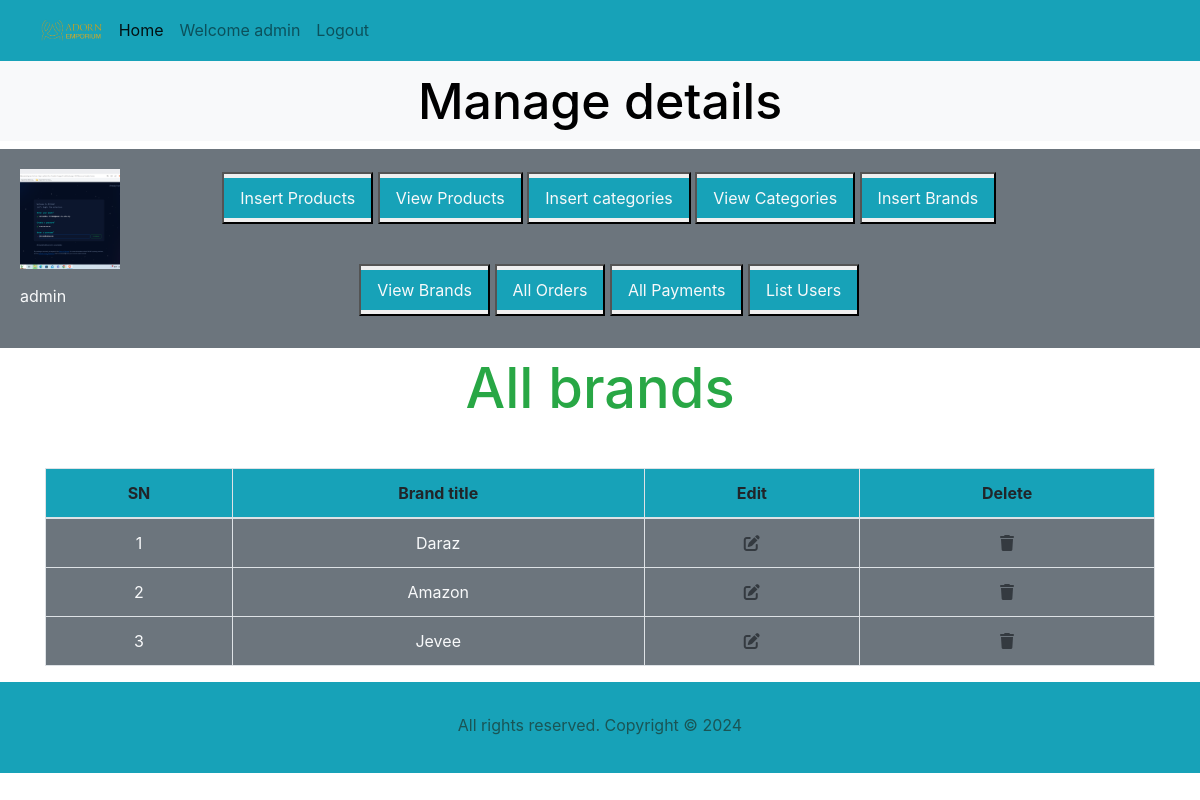
/admin_area/index.php?view_brands (signed in), run on the app's committed database.
### tables this page shows
CREATE TABLE `admin_table` (
  `admin_id` int(11) NOT NULL,
  `admin_username` varchar(255) NOT NULL,
  `admin_email` varchar(255) NOT NULL,
  `admin_password` varchar(255) NOT NULL,
  `admin_contact` varchar(255) NOT NULL,
  `admin_image` varchar(255) NOT NULL
);

CREATE TABLE `brands` (
  `brand_id` int(11) NOT NULL,
  `brand_name` varchar(50) NOT NULL
);

### admin_area/view_brands.php (the view)
<h1 class="text-center text-success">All brands</h1>
<table class="table table-bordered mt-5">
    <thead class="bg-info">
        <tr class="text-center">
                <th>SN</th>
                <th>Brand title</th>
                <th>Edit</th>
                <th>Delete</th>
        </tr>
    </thead>
    <tbody class="bg-secondary text-light">
    <?php
        $select_brand="select * from `brands`";
        $result=mysqli_query($conn,$select_brand);
        $number=0;
        while($row=mysqli_fetch_assoc($result)){
            $brand_id=$row['brand_id'];
            $brand_title=$row['brand_name'];
            $number++;
?>
        <tr class="text-center">
            <td><?php echo $number; ?></td>
            <td><?php echo $brand_title; ?></td>
            <td><a href='index.php?edit_brands=<?php echo $brand_id ?>'class='text-dark'><i class='fa-solid fa-pen-to-square'></i></a></td>
            <td><a href='index.php?remove_brand=<?php echo $brand_id ?>'class='text-dark'><i class='fa-solid fa-trash'></i></a></td>
        </tr>
        <?php
         }
         ?>
    </tbody>
</table>

### admin_area/index.php (shortened to what this page needs)
<?php
@include('../functions_folder/common_function.php');
?>
<!DOCTYPE html>
<html lang="en">
<head>
    <link rel="stylesheet" href="https://maxcdn.bootstrapcdn.com/bootstrap/4.5.2/css/bootstrap.min.css">
    <link rel="stylesheet" href="https://cdnjs.cloudflare.com/ajax/libs/font-awesome/6.6.0/css/all.min.css" />
    <link rel="stylesheet" href="../index.css"/>
</head>
<body>
   <div class="container-fluid p-0">
        <nav class="navbar navbar-expand-lg navbar-light bg-info">
            <div class="container-fluid">
                <img src="../images/logo.png" alt="" class="logo">
                <div class="collapse navbar-collapse" id="navbarSupportedContent">
                    <ul class="navbar-nav me-auto mb-2 mb-lg-0">
                        <li class="nav-item">
                            <a class="nav-link active" aria-current="page" href="index.php">Home</a>
                        </li>
                        <?php
                            if(isset($_SESSION['admin_username'])){
                                echo "<li class='nav-item'>
                                    <a class='nav-link' href='#' name=''>Welcome ".$_SESSION['admin_username']."</a>
                                </li> ";
                                echo "<li class='nav-item'>
                                    <a class='nav-link' href='admin_logout.php' name=''>Logout</a>
                                </li> ";
                            }else{
                                echo "<script>window.open('admin_login.php','_self')</script>";
                            }
                        ?>
                    </ul>
                </div>
            </div>
        </nav>
        <div class="bg-light">
            <h3 class="text-center p-2">Manage details</h3>
        </div>
        <div class="row ">
            <div class="col-md-12 bg-secondary p-1 d-flex align-items-center">
                <div class="p-3">
                <div class="col-md-3">
                    <ul class="navbar-nav bg-secondary text-center text-light" >
                        <?php
                            if (isset($_SESSION['admin_username'])) {
                                $admin_username = $_SESSION['admin_username'];
                                $query = "SELECT * FROM `admin_table` WHERE admin_username = '$admin_username'";
                                $result = mysqli_query($conn, $query);
                                if ($result) {
                                    $row = mysqli_fetch_array($result);
                                    $admin_image = $row['admin_image'];
                                    echo "
                                    <li class='nav-item'>
                                        <img src='./admin_images/$admin_image' class='profile p-0 ' alt='Admin Profile' style='width: 100px; height: 100px; object-fit: cover;' />
                                    </li>";
                                    echo "<p class='text-light text-center'>" . htmlspecialchars($admin_username) . "</p>";
                                }
                            }
                        ?>
                    </ul>
                </div>
                </div>
                <div class="col-md-9">
                <div class="button text-center">
                    <button class="my-3"><a href="insert_product.php?insert_product" class="nav-link text-light bg-info my-1">Insert Products</a></button>
                    <button class="mb-4"><a href="index.php?view_products" class="nav-link text-light bg-info my-1">View Products</a></button>
                    <button class="my-3"><a href="index.php?insert_category" class="nav-link text-light bg-info my-1">Insert categories</a></button>
                    <button class="my-3"><a href="index.php?view_categories" class="nav-link text-light bg-info my-1">View Categories</a></button>
                    <button class="my-3"><a href="index.php?insert_brand" class="nav-link text-light bg-info my-1">Insert Brands</a></button>
                    <button class="my-3"><a href="index.php?view_brands" class="nav-link text-light bg-info my-1">View Brands</a></button>
                    <button><a href="index.php?list_orders" class="nav-link text-light bg-info my-1">All Orders</a></button>
                    <button><a href="index.php?list_payments" class="nav-link text-light bg-info my-1">All Payments</a></button>
                    <button class="mb-4"><a href="index.php?list_users" class="nav-link text-light bg-info my-1">List Users</a></button>
                </div>
                </div>
            </div>
        </div>
        <div class="container my-2">
            <?php
                if(isset($_GET['view_brands'])){
                    include('view_brands.php');
                }
            ?>
        </div>
        <?php include("../include/footer.php") ?>
    </div>
</body>
</html>

### index.css (style rules this page uses)
* { margin: 0; padding: 0; box-sizing: border-box; }
h1 { font-size:56px; line-height: 64px; color: black; }
h3 { font-size:50px; line-height: 64px; color: black; }
p { font-size:16px; color: rgb(26, 85, 85); margin: 15px 0 20px 0; }
.logo { width: 7%; height: 7%; }
.profile { width: 90%; height: 30%; margin: auto; display: block; object-fit: contain; }

### data on the page
admin_table: admin_image (picture)
brands: brand_name "Daraz"
brands: brand_name "Amazon"
brands: brand_name "Jevee"

### other printed values
$_SESSION['admin_username'] "admin"
$admin_username "admin"
